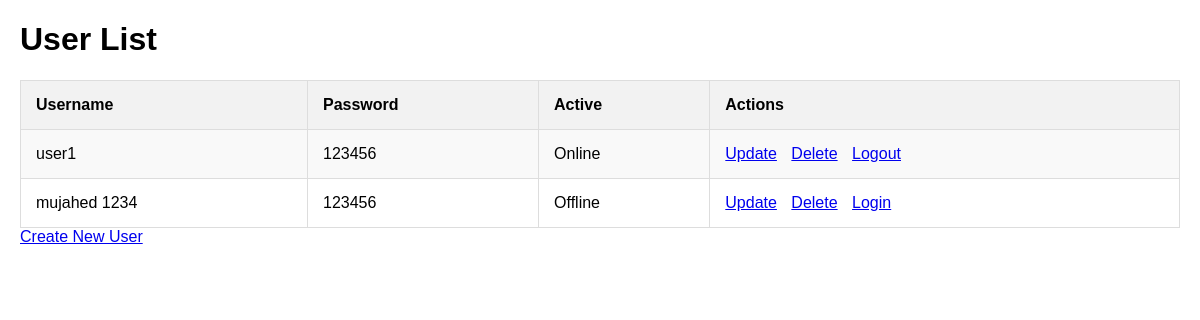
The app's page /users/, older data.
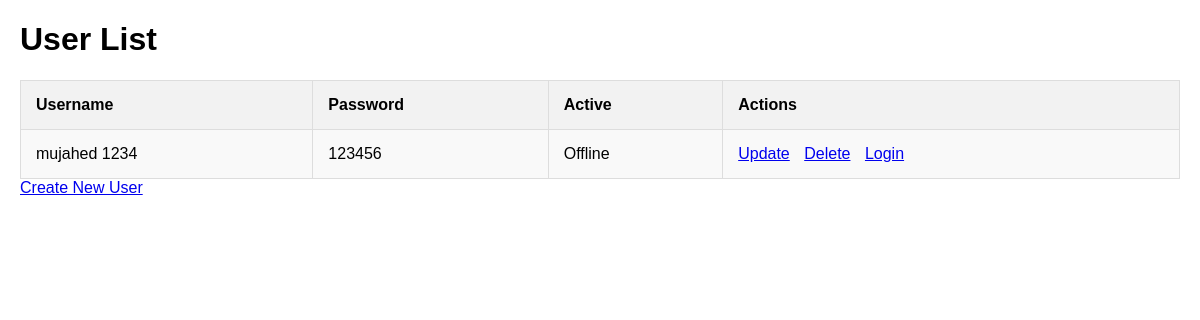
The same page, newer data.
### users/models.py (models this page shows, shortened)
class User(models.Model):
    username = models.CharField(max_length=150, unique=True)
    password = models.CharField(max_length=128)
    active = models.BooleanField(default=False)

### users/views.py (the view)
# urls.py: path('users/', UserListView.as_view(), name='get_users'),
class UserListView(ListView):
    model = User
    template_name = 'users/user_list.html'
    context_object_name = 'users'

### users/templates/users/user_list.html (shortened to what this page needs)
<!DOCTYPE html>
<html lang="en">
<head>
</head>
<body>
    <h1>User List</h1>
    <table>
        <tr>
            <th>Username</th>
            <th>Password</th>
            <th>Active</th>
            <th>Actions</th>
        </tr>
        {% for user in users %}
        <tr>
            <td>{{ user.username }}</td>
            <td>{{ user.password }}</td>
             <td>
                {% if user.active %}
                    Online
                {% else %}
                    Offline
                {% endif %}
            </td>
            <td>
                <a href="{% url 'update_user' user.id %}">Update</a>
                <a href="{% url 'delete_user' user.id %}">Delete</a>
                {% if user.active %}
                <a href="{% url 'logout' user.id %}">Logout</a>
                {% else %}
                <a href="{% url 'login' %}">Login</a>
                {% endif %}
            </td>
        </tr>
        {% endfor %}
    </table>
    <a href="{% url 'create_user' %}">Create New User</a>
</body>
</html>

Row changes from the older to the newer data that the page shows:
removed User: username "user1", password "123456", active "Online"
